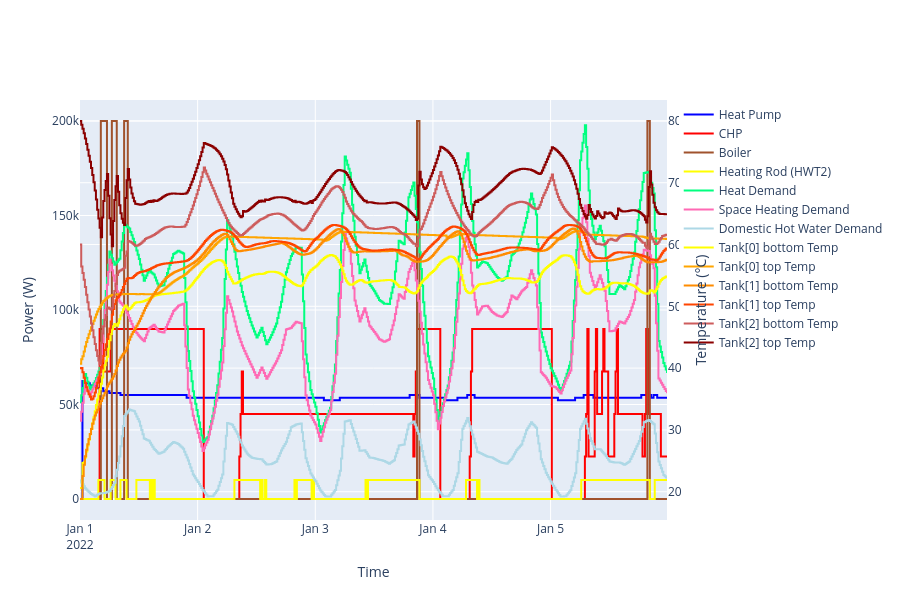

Write notebook code for a chart like this one.
### Markdown cell above
# Aggregated Plot

### Code cell
import plotly.graph_objects as go

fig = go.Figure()

for trace in aggregated_plot_traces:
    fig.add_trace(go.Scatter(
        x=df.index,
        y=df[trace["col"]],
        mode="lines",
        name=trace["name"],
        line=dict(color=trace["color"], shape="hv", dash=trace.get("dash", "solid")),
        yaxis=trace["yaxis"],
    ))

fig.update_layout(
    height=600,
    showlegend=True,
    xaxis=dict(title="Time"),
    yaxis=dict(title="Power (W)"),
    yaxis2=dict(
        title="Temperature (°C)",
        overlaying="y",
        side="right",
        anchor="free",
        position=1,
    ),
)
fig.show()

### Figure 1 — Plotly figure (JSON) as saved in the notebook; plotly's stock layout.template omitted (floating-point values rounded to 4 significant figures; data arrays with more than 128 entries replaced by an {"elided": "..."} marker saying what was removed)
{"data": [{"line": {"color": "blue", "dash": "solid", "shape": "hv"}, "mode": "lines", "name": "Heat Pump", "type": "scatter", "x": {"elided": "480 str values"}, "y": {"elided": "480 int values"}, "yaxis": "y"}, {"line": {"color": "red", "dash": "solid", "shape": "hv"}, "mode": "lines", "name": "CHP", "type": "scatter", "x": {"elided": "480 str values"}, "y": {"elided": "480 int values"}, "yaxis": "y"}, {"line": {"color": "sienna", "dash": "solid", "shape": "hv"}, "mode": "lines", "name": "Boiler", "type": "scatter", "x": {"elided": "480 str values"}, "y": {"elided": "480 int values"}, "yaxis": "y"}, {"line": {"color": "yellow", "dash": "solid", "shape": "hv"}, "mode": "lines", "name": "Heating Rod (HWT2)", "type": "scatter", "x": {"elided": "480 str values"}, "y": {"elided": "480 int values"}, "yaxis": "y"}, {"line": {"color": "springgreen", "dash": "solid", "shape": "hv"}, "mode": "lines", "name": "Heat Demand", "type": "scatter", "x": {"elided": "480 str values"}, "y": {"elided": "480 float values"}, "yaxis": "y"}, {"line": {"color": "hotpink", "dash": "solid", "shape": "hv"}, "mode": "lines", "name": "Space Heating Demand", "type": "scatter", "x": {"elided": "480 str values"}, "y": {"elided": "480 float values"}, "yaxis": "y"}, {"line": {"color": "lightblue", "dash": "solid", "shape": "hv"}, "mode": "lines", "name": "Domestic Hot Water Demand", "type": "scatter", "x": {"elided": "480 str values"}, "y": {"elided": "480 float values"}, "yaxis": "y"}, {"line": {"color": "yellow", "dash": "solid", "shape": "hv"}, "mode": "lines", "name": "Tank[0] bottom Temp", "type": "scatter", "x": {"elided": "480 str values"}, "y": {"elided": "480 float values"}, "yaxis": "y2"}, {"line": {"color": "orange", "dash": "solid", "shape": "hv"}, "mode": "lines", "name": "Tank[0] top Temp", "type": "scatter", "x": {"elided": "480 str values"}, "y": {"elided": "480 float values"}, "yaxis": "y2"}, {"line": {"color": "darkorange", "dash": "solid", "shape": "hv"}, "mode": "lines", "name": "Tank[1] bottom Temp", "type": "scatter", "x": {"elided": "480 str values"}, "y": {"elided": "480 float values"}, "yaxis": "y2"}, {"line": {"color": "orangered", "dash": "solid", "shape": "hv"}, "mode": "lines", "name": "Tank[1] top Temp", "type": "scatter", "x": {"elided": "480 str values"}, "y": {"elided": "480 float values"}, "yaxis": "y2"}, {"line": {"color": "indianred", "dash": "solid", "shape": "hv"}, "mode": "lines", "name": "Tank[2] bottom Temp", "type": "scatter", "x": {"elided": "480 str values"}, "y": {"elided": "480 float values"}, "yaxis": "y2"}, {"line": {"color": "darkred", "dash": "solid", "shape": "hv"}, "mode": "lines", "name": "Tank[2] top Temp", "type": "scatter", "x": {"elided": "480 str values"}, "y": {"elided": "480 float values"}, "yaxis": "y2"}], "layout": {"height": 600, "showlegend": true, "xaxis": {"title": {"text": "Time"}}, "yaxis": {"title": {"text": "Power (W)"}}, "yaxis2": {"anchor": "free", "overlaying": "y", "position": 1, "side": "right", "title": {"text": "Temperature (°C)"}}}}
